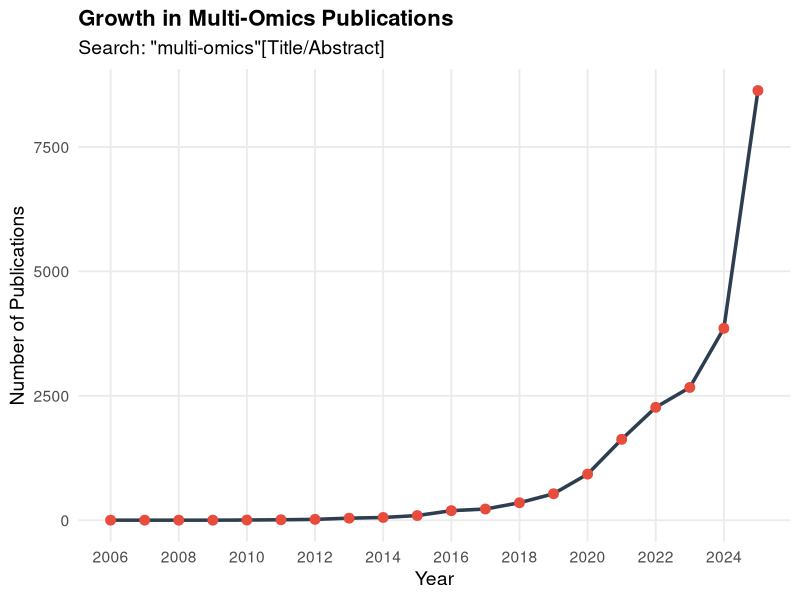
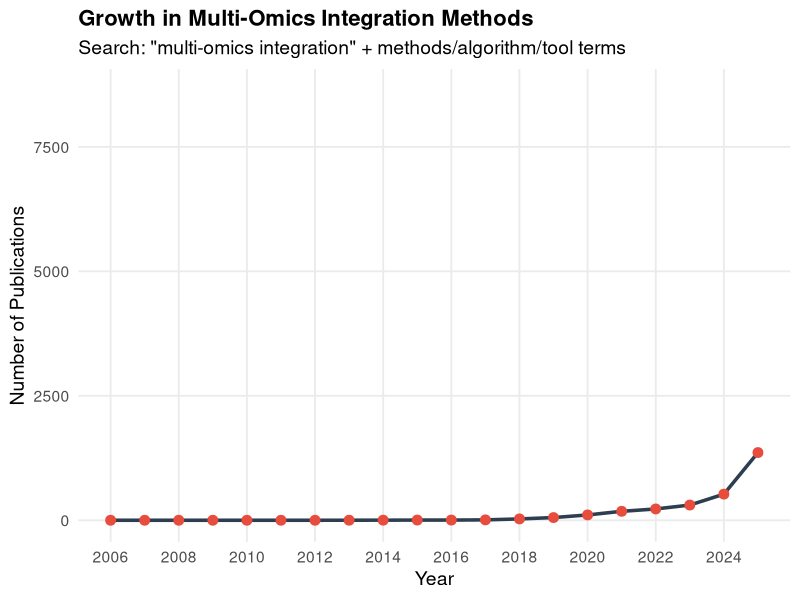
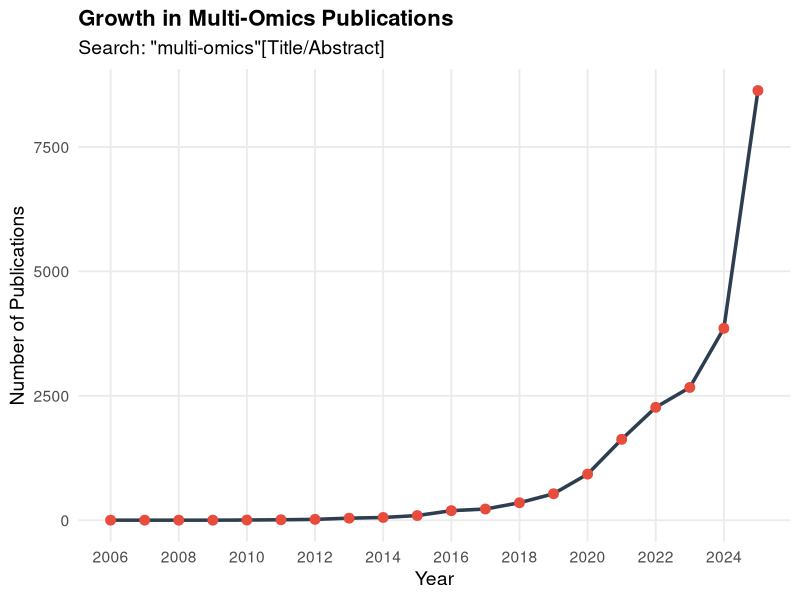
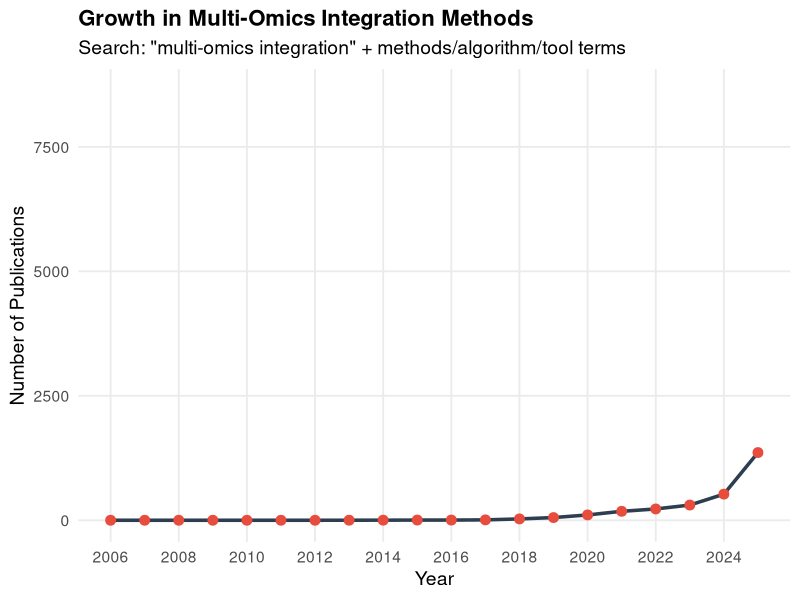

The R script that drew these images, in order:
library(ggplot2)

# General multi-omics data
general_data <- data.frame(
  Year = c(2006, 2007, 2008, 2009, 2010, 2011, 2012, 2013, 2014, 2015, 
           2016, 2017, 2018, 2019, 2020, 2021, 2022, 2023, 2024, 2025, 2026),
  Count = c(2, 2, 2, 2, 5, 10, 18, 42, 56, 95, 
            193, 226, 352, 533, 927, 1626, 2269, 2668, 3856, 8632, 1721)
)

# Integration methods data (add zeros for 2006-2012 to match year range)
methods_data <- data.frame(
  Year = c(2006, 2007, 2008, 2009, 2010, 2011, 2012, 2013, 2014, 2015, 2016, 2017, 2018, 2019, 2020, 2021, 2022, 2023, 2024, 2025, 2026),
  Count = c(0, 0, 0, 0, 0, 0, 0, 1, 2, 4, 4, 8, 27, 54, 107, 180, 227, 306, 525, 1360, 244)
)

# Remove 2026 (incomplete year) from both
general_data <- general_data[general_data$Year < 2026, ]
methods_data <- methods_data[methods_data$Year < 2026, ]

# Set common axis limits
year_range <- c(2006, 2025)
count_range <- c(0, max(general_data$Count, methods_data$Count))

# Plot 1: General multi-omics
ggplot(general_data, aes(x = Year, y = Count)) +
  geom_line(color = "#2C3E50", linewidth = 1.2) +
  geom_point(color = "#E74C3C", size = 3) +
  scale_x_continuous(breaks = seq(2006, 2025, 2), limits = year_range) +
  scale_y_continuous(limits = count_range) +
  labs(title = "Growth in Multi-Omics Publications",
       subtitle = 'Search: "multi-omics"[Title/Abstract]',
       x = "Year",
       y = "Number of Publications") +
  theme_minimal(base_size = 14) +
  theme(plot.title = element_text(face = "bold", size = 16),
        panel.grid.minor = element_blank())

ggsave("multiomics_growth_general.png", width = 10, height = 6, dpi = 300)

# Plot 2: Integration methods
ggplot(methods_data, aes(x = Year, y = Count)) +
  geom_line(color = "#2C3E50", linewidth = 1.2) +
  geom_point(color = "#E74C3C", size = 3) +
  scale_x_continuous(breaks = seq(2006, 2025, 2), limits = year_range) +
  scale_y_continuous(limits = count_range) +
  labs(title = "Growth in Multi-Omics Integration Methods",
       subtitle = 'Search: "multi-omics integration" + methods/algorithm/tool terms',
       x = "Year",
       y = "Number of Publications") +
  theme_minimal(base_size = 14) +
  theme(plot.title = element_text(face = "bold", size = 16),
        panel.grid.minor = element_blank())

ggsave("multiomics_growth_methods.png", width = 10, height = 6, dpi = 300)

print("Both plots saved with matching axes!")
